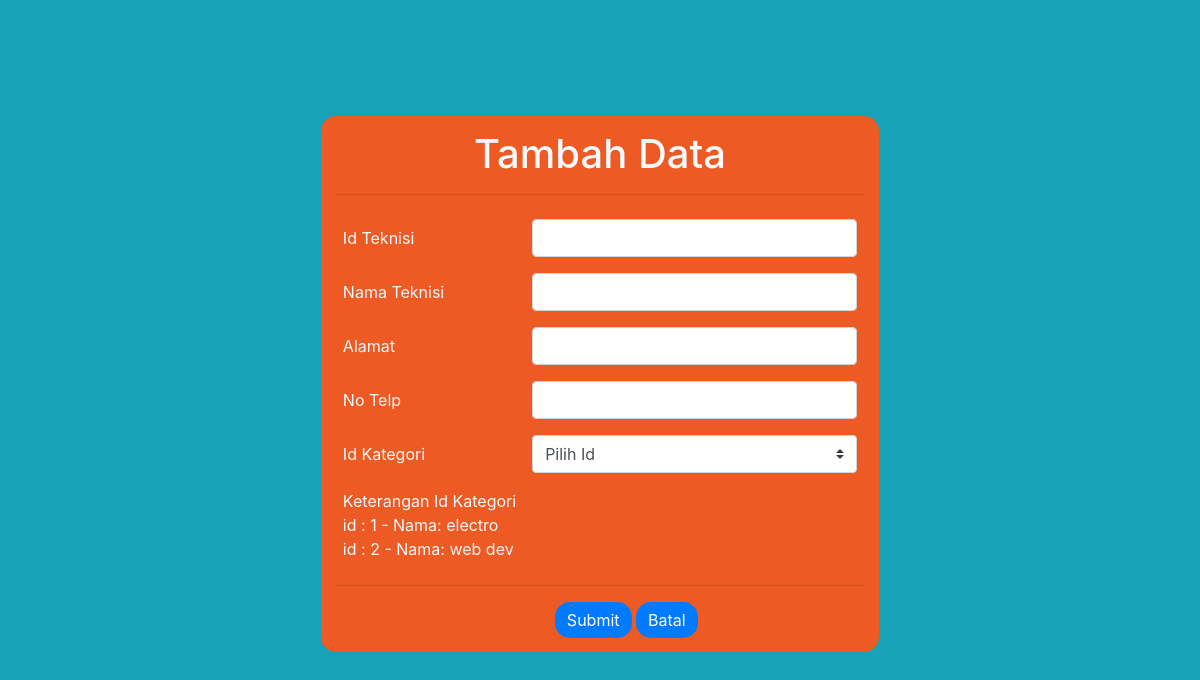
/src/admin/DataTeknisi/form_simpan.php (signed in), run on the app's committed database.
### tables this page shows
CREATE TABLE `kategori` (
  `id_kategori` int(7) NOT NULL,
  `nama_kategori` varchar(20) NOT NULL,
  `harga_jasa` int(30) NOT NULL
);

### src/admin/DataTeknisi/form_simpan.php (the view, shortened to what this page needs)
<!DOCTYPE html>
<html>
<head>
    <link rel="stylesheet" type="text/css" href="../../../bootstrap/css/bootstrap.min.css">
</head>
<body class="p-3 mb-2 bg-info text-light" style="margin-top: 100px;">
    <center>
        <?php
		include "../../../koneksi.php";
	?>
        <table border="0" cellpadding="14" bgcolor="EE5A24" style="border-radius: 15px;">
            <tr>
                <td>
                    <h1>
                        <center>Tambah Data</center>
                    </h1>
                    <hr>
                    <form method="post" action="proses_simpan.php" enctype="multipart/form-data">
                        <table cellpadding="8">
                            <tr>
                                <td>Id Teknisi</td>
                                <td><input size="25" class="form-control" type="text" name="id_teknisi"></td>
                            </tr>
                            <tr>
                                <td>Nama Teknisi</td>
                                <td><input size="25" class="form-control" type="text" name="nama_teknisi"></td>
                            </tr>
                            <tr>
                                <td>Alamat</td>
                                <td><input size="25" class="form-control" type="text" name="alamat"></td>
                            </tr>
                            <tr>
                                <td>No Telp</td>
                                <td><input size="25" class="form-control" type="text" name="no_telp"></td>
                            </tr>
                            <tr>
                                <td>Id Kategori</td>
                                <td>
                                    <select class="custom-select" name="kategori">
                                        <option>Pilih Id</option>
                                    </select>
                                </td>
                            </tr>
                            <tr>
                                <td>Keterangan Id Kategori <br>
                                <?php
                                            $sql = mysqli_query($koneksi, "SELECT id_kategori,nama_kategori From kategori");
                                            if (mysqli_num_rows($sql) > 0) {
                                                while($row = mysqli_fetch_assoc($sql)) {
                                                  echo "id : " . $row["id_kategori"]. " - Nama: " . $row["nama_kategori"]. "<br>";
                                                }
                                              }
                                ?>
                            </tr>
                        </table>
                        <hr>
                        <button type="submit" class="btn btn-primary"
                            style="border-radius: 15px; border: 50px;  margin-left: 220px;">Submit</button>
                        <a href="../admin.php">
                            <button type="button" class="btn btn-primary"
                                style="border-radius: 15px; border: 50px;">Batal</button>
                    </form>
                </td>
            </tr>
    </center>
</body>
</html>

### data on the page
kategori: id_kategori "1", nama_kategori "electro"
kategori: id_kategori "2", nama_kategori "web dev"
